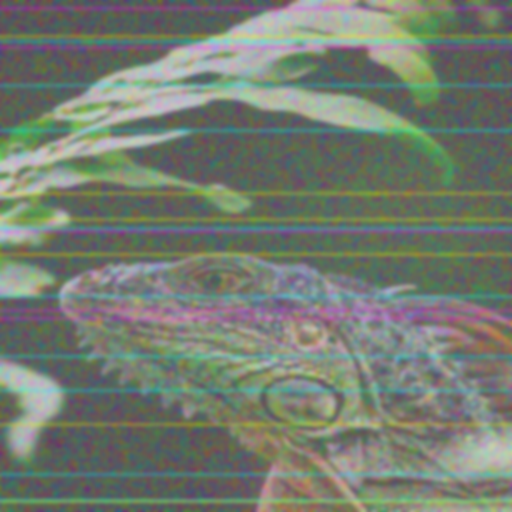
#> input picture Image_Classification/Reptile_cyberpunk.png, 512 x 512 px; its folder holds only this picture in this run
$ python glow_filter.py
#> lines starting #> are read from the running program, lines starting #| are printed output that depends on the picture
#> the answer given: Reptile_cyberpunk.png
from PIL import Image, ImageFilter, ImageOps, ImageDraw
import matplotlib.pyplot as plt
import os
import random

def cyberpunk_filter(image_path, output_path=None):
#> called with image_path = 'Reptile_cyberpunk.png'
    try:
        img = Image.open(image_path).convert("RGB")
#> img is the input picture: PIL image 512x512 RGB; mean R, G, B 116.3, 124.6, 112.7
        img_resized = img.resize((512, 512))

        # Step 1: Create neon color overlay
        neon_colors = [(255, 0, 255), (0, 255, 255), (255, 255, 0)]
        overlay = Image.new("RGB", img_resized.size)
#> overlay: PIL image 512x512 RGB; every value is 0
        for y in range(img_resized.height):
            for x in range(img_resized.width):
                r, g, b = img_resized.getpixel((x, y))
                # Mix original color with random neon
                nr, ng, nb = random.choice(neon_colors)
                overlay.putpixel((x, y), (int((r+nr)/2), int((g+ng)/2), int((b+nb)/2)))
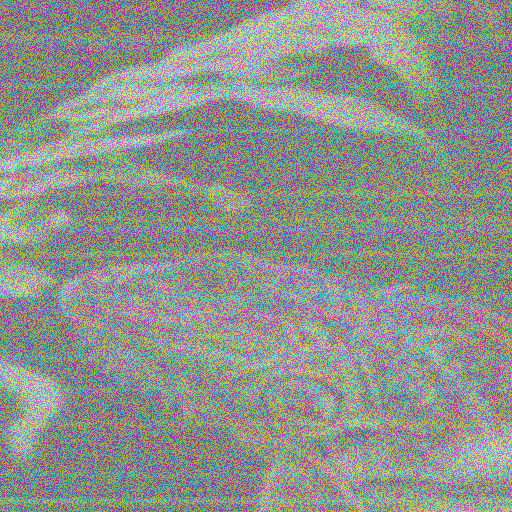
#> overlay: PIL image 512x512 RGB; mean R, G, B 142.8, 146.9, 141.4

        # Step 2: Add glitch lines
        draw = ImageDraw.Draw(overlay)
        for _ in range(20):
            y = random.randint(0, img_resized.height-1)
            draw.line([(0, y), (img_resized.width, y)], fill=random.choice(neon_colors), width=1)

        # Step 3: Add glow blur
        final_img = overlay.filter(ImageFilter.GaussianBlur(radius=2))
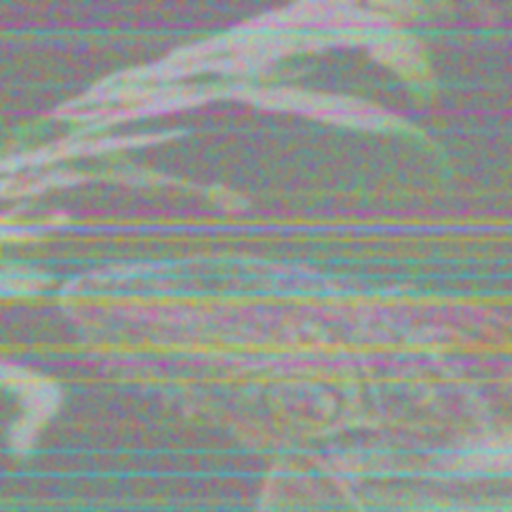
#> final_img: PIL image 512x512 RGB; mean R, G, B 143.3, 148.6, 142.3

        # Step 4: Save
        if not output_path:
            base, _ = os.path.splitext(image_path)
            output_path = f"{base}_cyberpunk.png"

        final_img.save(output_path)
        plt.imshow(final_img)
        plt.axis('off')
        plt.show()
        print(f"Cyberpunk filter applied and saved as '{output_path}'.")

    except Exception as e:
        print(f"Error: {e}")

if __name__ == "__main__":
    while True:
#> (the run stopped early here; a loop or call above may not have finished)
